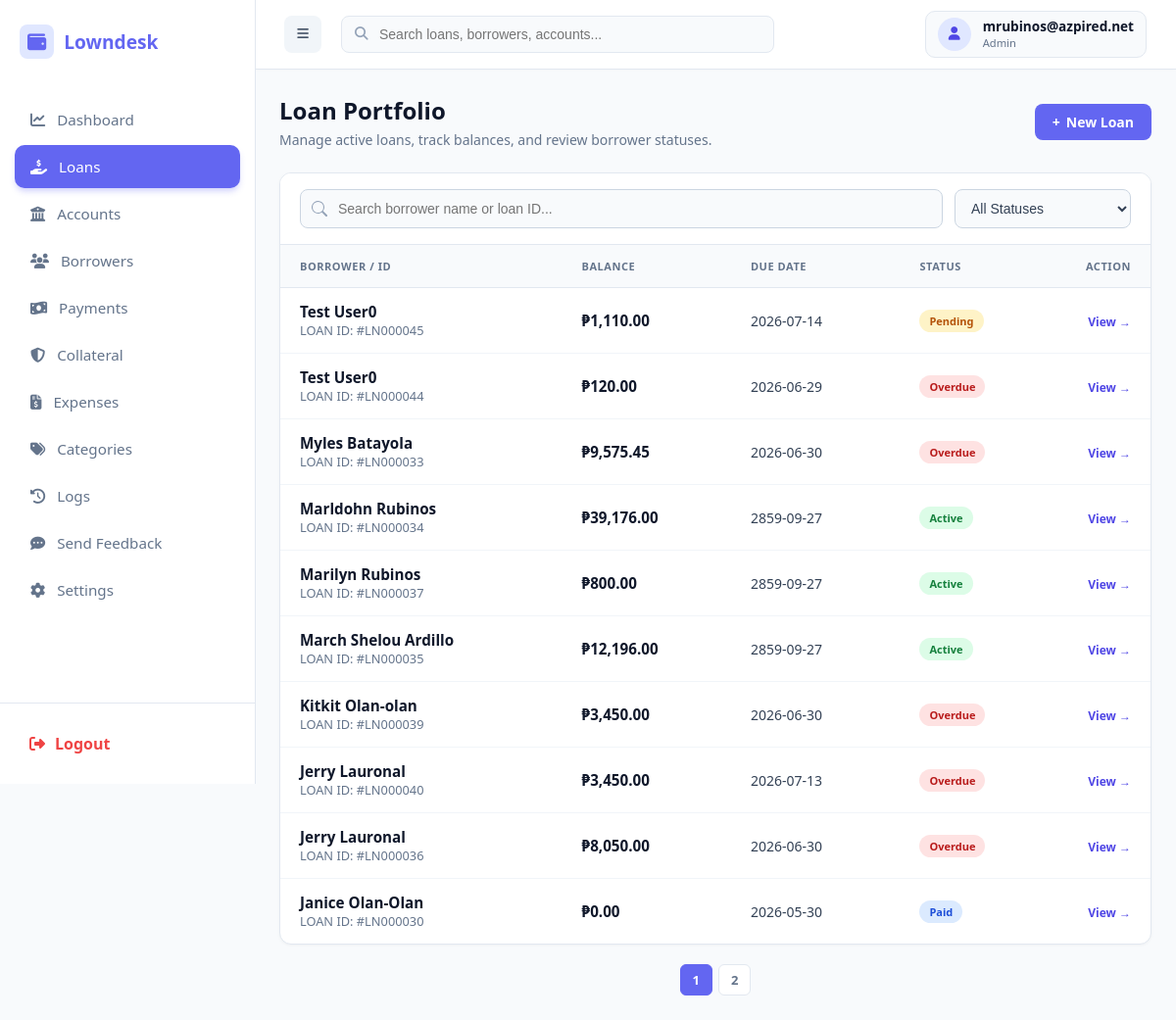
Page /public/index.php?url=loan/index (signed in) on the committed database.
### tables this page shows
CREATE TABLE `loans` (
  `id` int(11) NOT NULL,
  `company_id` int(11) NOT NULL,
  `account_id` int(11) DEFAULT NULL,
  `borrower_id` int(11) NOT NULL,
  `amount` decimal(12,2) NOT NULL,
  `interest_rate` decimal(5,2) NOT NULL,
  `total_payable` decimal(12,2) NOT NULL,
  `status` varchar(30) DEFAULT 'pending',
  `released_date` date DEFAULT NULL,
  `due_date` date NOT NULL,
  `created_at` timestamp NOT NULL DEFAULT current_timestamp(),
  `term_months` int(11) DEFAULT NULL,
  `notes` text DEFAULT NULL,
  `term_type` varchar(20) DEFAULT 'month',
  `fee` decimal(15,2) DEFAULT 0.00,
  `category_id` int(11) DEFAULT NULL,
  `loan_type` varchar(255) NOT NULL
);

CREATE TABLE `borrowers` (
  `id` int(11) NOT NULL,
  `company_id` int(11) NOT NULL,
  `first_name` varchar(100) NOT NULL,
  `middle_name` varchar(100) DEFAULT NULL,
  `last_name` varchar(100) NOT NULL,
  `gender` varchar(20) DEFAULT NULL,
  `birthdate` date DEFAULT NULL,
  `phone` varchar(30) NOT NULL,
  `email` varchar(100) DEFAULT NULL,
  `address` text NOT NULL,
  `valid_id` varchar(150) DEFAULT NULL,
  `status` tinyint(1) DEFAULT 1,
  `created_at` timestamp NOT NULL DEFAULT current_timestamp(),
  `occupation` text DEFAULT NULL
);

### app/controllers/LoanController.php (called while the page is built, shortened)
<?php
require_once __DIR__ . '/../models/Payment.php';
class LoanController {
public function index() {
    $loanModel = new Loan();
    $paymentModel = new Payment();
    $db = $loanModel->getDb();
    $company_id = $_SESSION['user']['company_id'];
    $status = $_GET['status'] ?? '';
    $page = isset($_GET['page']) ? (int)$_GET['page'] : 1;
    $limit = 10;
    $sql = "SELECT l.*, b.first_name, b.last_name
            FROM loans l
            JOIN borrowers b ON l.borrower_id = b.id
            WHERE l.company_id = ? ORDER BY l.created_at DESC";
    $params = [$company_id];
    $stmt = $db->prepare($sql);
    $stmt->execute($params);
    $allLoans = $stmt->fetchAll(PDO::FETCH_ASSOC);
    $filteredLoans = [];
    foreach ($allLoans as $loan) {
        $totalPaid = $paymentModel->getTotalPaidByLoanId($loan['id']);
        $loan['remaining_balance'] = (float)($loan['total_payable'] - $totalPaid);
        $loan['display_status'] = $this->calculateLoanStatus($loan);
        if (empty($status) || $loan['display_status'] === $status) {
            $filteredLoans[] = $loan;
        }
    }
    $sort = $_GET['sort'] ?? 'created_at';
$order = ($_GET['order'] ?? 'DESC');
usort($filteredLoans, function($a, $b) use ($sort, $order) {
    if ($sort === 'remaining_balance') {
        $cmp = $a['remaining_balance'] <=> $b['remaining_balance'];
    } elseif ($sort === 'due_date') {
        $cmp = strcmp($a['due_date'], $b['due_date']);
    } else {
        $cmp = strcmp($a['first_name'], $b['first_name']);
    }
    return ($order === 'DESC') ? -$cmp : $cmp;
});
    $totalLoans = count($filteredLoans);
    $totalPages = ceil($totalLoans / $limit);
    $offset = ($page - 1) * $limit;
$loans = array_slice($filteredLoans, $offset, $limit);
    require_once __DIR__ . '/../views/admin/loans/index.php';
}
private function calculateLoanStatus($loan) {
    if ($loan['status'] === 'Pending') return 'Pending';
    if ($loan['status'] === 'Approved') {
        if (isset($loan['remaining_balance']) && $loan['remaining_balance'] <= 0) {
            return 'Paid';
        }
        if (strtotime($loan['due_date']) < time()) {
            return 'Overdue';
        }
        return 'Active';
    }
    return 'Pending';
}
}

### public/index.php (called while the page is built, shortened)
<?php
require_once __DIR__ . "/../app/core/Database.php";
require_once __DIR__ . "/../app/core/Model.php";
$init = new App();

### app/core/Database.php (called while the page is built)
<?php
class Database {
    private static $host = "localhost";
    private static $port = "3306";
    private static $db   = "loan_saas_db";
    private static $user = "root";
    private static $pass = "";
    public static function getConnection() {
        try {
            $conn = new PDO(
                "mysql:host=" . self::$host . ";port=" . self::$port . ";dbname=" . self::$db,
                self::$user,
                self::$pass
            );
            $conn->setAttribute(PDO::ATTR_ERRMODE, PDO::ERRMODE_EXCEPTION);
            $conn->setAttribute(PDO::ATTR_DEFAULT_FETCH_MODE, PDO::FETCH_ASSOC);
            return $conn;
        } catch (Exception $e) {
            die("Database connection failed: " . $e->getMessage());
        }
    }
}

### app/core/Model.php (called while the page is built, shortened)
<?php
require_once __DIR__ . "/Database.php";
class Model {
    public function __construct() {
        $this->conn = Database::getConnection();
    }
}

### app/models/Payment.php (called while the page is built, shortened)
<?php
require_once __DIR__ . '/../core/Model.php';
class Payment extends Model {
    public function getTotalPaidByLoanId($loan_id) {
        $stmt = $this->conn->prepare("SELECT SUM(amount) as total FROM payments WHERE loan_id = ?");
        $stmt->execute([$loan_id]);
        $result = $stmt->fetch(PDO::FETCH_ASSOC);
        return $result['total'] ?? 0;
    }
}

### app/views/admin/loans/index.php (the view, shortened to what this page needs)
<?php require_once dirname(__DIR__, 2) . '/layouts/header.php'; ?>
<div class="loan-portfolio-container">
    <div class="page-header">
        <div>
            <h3 class="page-title">Loan Portfolio</h3>
            <p class="page-subtitle">Manage active loans, track balances, and review borrower statuses.</p>
        </div>
        <a href="/loansaas/public/index.php?url=loan/create" class="btn-primary-custom">
            <span>+</span> New Loan
        </a>
    </div>
    <div class="table-card">
        <form method="GET" action="/loansaas/public/index.php" class="card-filter-header">
            <div class="search-input-container">
                <input type="text" name="search" placeholder="Search borrower name or loan ID..." value="<?= htmlspecialchars($_GET['search'] ?? '') ?>">
            </div>
            <div class="status-select-container">
                <select name="status" onchange="this.form.submit()">
                    <option value="">All Statuses</option>
                </select>
            </div>
        </form>
        <div class="loan-row header">
            <?php
            $nextOrder = (($_GET['order'] ?? 'DESC') === 'DESC') ? 'ASC' : 'DESC';
            $qs = "&order=$nextOrder&status=" . urlencode($_GET['status'] ?? '');
            ?>
            <div><a href="?url=loan/index&sort=borrower_name<?= $qs ?>" class="sort-link">Borrower / ID</a></div>
            <div><a href="?url=loan/index&sort=remaining_balance<?= $qs ?>" class="sort-link">Balance</a></div>
            <div><a href="?url=loan/index&sort=due_date<?= $qs ?>" class="sort-link">Due Date</a></div>
            <div>Status</div>
            <div style="text-align:right;">Action</div>
        </div>
        <?php if (empty($loans)): ?>
            <div style="padding:40px; text-align:center; color:#94a3b8; font-size:0.9rem;">No loans found matching your criteria.</div>
        <?php else:
            $statusClasses = [
                'Active'   => 'badge-active',
                'Overdue'  => 'badge-overdue',
                'Pending'  => 'badge-pending',
                'Paid'     => 'badge-paid',
                'Rejected' => 'badge-rejected'
            ];
            foreach ($loans as $loan):
                $badgeClass = $statusClasses[$loan['display_status']] ?? 'badge-rejected';
                $dueDate = (!empty($loan['due_date']) && $loan['due_date'] !== '0000-00-00' && strtotime($loan['due_date']) > 0)
                    ? htmlspecialchars($loan['due_date'])
                    : '—';
        ?>
            <div class="loan-row">
                <div style="display: flex; flex-direction: column;">
                    <span style="font-weight: 700; color: #0f172a; font-size: 0.95rem;"><?= htmlspecialchars($loan['first_name'] . ' ' . $loan['last_name']) ?></span>
                    <span style="font-size: 0.8rem; color: #64748b;">LOAN ID: #LN<?= str_pad($loan['id'], 6, '0', STR_PAD_LEFT) ?></span>
                </div>
                <div style="font-weight: 700; color: #0f172a; font-size: 0.95rem;">₱<?= number_format($loan['remaining_balance'], 2) ?></div>
                <div style="color: #334155; font-size: 0.875rem;"><?= $dueDate ?></div>
                <div>
                    <span class="badge-status <?= $badgeClass ?>"><?= htmlspecialchars($loan['display_status']) ?></span>
                </div>
                <div style="text-align:right;">
                    <a href="/loansaas/public/index.php?url=loan/details&id=<?= $loan['id'] ?>" class="btn-view">View →</a>
                </div>
            </div>
        <?php endforeach; endif; ?>
    </div>
    <?php if (isset($totalPages) && $totalPages > 1): ?>
        <div class="pagination">
            <?php
            $search = urlencode($_GET['search'] ?? '');
            $status = urlencode($_GET['status'] ?? '');
            $sort = $_GET['sort'] ?? 'id';
            $order = $_GET['order'] ?? 'DESC';
            $currentPage = (int)($_GET['page'] ?? 1);
            for ($i = 1; $i <= $totalPages; $i++):
                $isActive = ($currentPage === $i);
            ?>
                <a href="?url=loan/index&page=<?= $i ?>&sort=<?= $sort ?>&order=<?= $order ?>&search=<?= $search ?>&status=<?= $status ?>"
                   class="page-link <?= $isActive ? 'active' : 'inactive' ?>">
                    <?= $i ?>
                </a>
            <?php endfor; ?>
        </div>
    <?php endif; ?>
</div>
<?php require_once dirname(__DIR__, 2) . '/layouts/footer.php'; ?>

### app/views/layouts/header.php (style rules this page uses)
:root { --sidebar-bg: #ffffff; --primary-color: #6366f1; --hover-bg: #f5f3ff; --text-main: #1e293b; --text-muted: #64748b; --border-color: #e2e8f0; }
body { margin: 0; font-family: 'Segoe UI', sans-serif; background: #f8fafc; display: flex; }

### app/views/admin/loans/index.php (style rules this page uses)
.loan-portfolio-container { width: 100%; box-sizing: border-box; }
.page-header { display: flex !important; justify-content: space-between !important; align-items: center !important; margin-bottom: 24px !important; }
.page-title { font-size: 1.5rem; font-weight: 700; color: #0f172a; margin: 0; }
.page-subtitle { color: #64748b; font-size: 0.875rem; margin: 4px 0 0 0; }
.btn-primary-custom { background-color: #6366f1 !important; color: #ffffff !important; font-weight: 600 !important; padding: 9px 18px !important; border-radius: 8px !important; text-decoration: none !important; font-size: 0.875rem !important; display: inline-flex !important; align-items: center !important; gap: 6px !important; transition: background-color 0.15s ease !important; border: none !important; white-space: nowrap !important; }
.table-card { background: #ffffff !important; border-radius: 12px !important; border: 1px solid #e2e8f0 !important; box-shadow: 0 1px 3px rgba(0, 0, 0, 0.04) !important; overflow: hidden !important; }
.card-filter-header { padding: 16px 20px !important; border-bottom: 1px solid #e2e8f0 !important; background: #ffffff !important; display: flex !important; flex-direction: row !important; align-items: center !important; gap: 12px !important; }
.search-input-container { position: relative !important; flex: 1 1 auto !important; min-width: 0 !important; }
.search-input-container input { width: 100% !important; height: 40px !important; padding: 8px 12px 8px 38px !important; border: 1px solid #cbd5e1 !important; border-radius: 8px !important; font-size: 0.875rem !important; background-color: #f8fafc !important; box-sizing: border-box !important; outline: none !important; transition: all 0.15s ease-in-out; }
.status-select-container { flex: 0 0 180px !important; }
.status-select-container select { width: 100% !important; height: 40px !important; padding: 8px 12px !important; border: 1px solid #cbd5e1 !important; border-radius: 8px !important; font-size: 0.875rem !important; color: #334155 !important; background-color: #f8fafc !important; cursor: pointer !important; box-sizing: border-box !important; outline: none !important; transition: all 0.15s ease-in-out; }
.loan-row { display: grid !important; grid-template-columns: 2fr 1.2fr 1.2fr 1fr 0.5fr !important; padding: 14px 20px !important; border-bottom: 1px solid #f1f5f9 !important; align-items: center !important; }
.loan-row:last-child { border-bottom: none !important; }
.loan-row.header { background: #f8fafc !important; font-weight: 700 !important; color: #64748b !important; font-size: 11px !important; text-transform: uppercase !important; letter-spacing: 0.05em !important; border-bottom: 1px solid #e2e8f0 !important; }
.badge-status { padding: 4px 10px !important; border-radius: 20px !important; font-size: 11px !important; font-weight: 600 !important; display: inline-block !important; }
.badge-active { background: #dcfce7 !important; color: #15803d !important; }
.badge-overdue { background: #fee2e2 !important; color: #b91c1c !important; }
.badge-pending { background: #fef3c7 !important; color: #b45309 !important; }
.badge-paid { background: #dbeafe !important; color: #1d4ed8 !important; }
.btn-view { color: #4f46e5 !important; font-weight: 600 !important; text-decoration: none !important; font-size: 12px !important; }
.sort-link { text-decoration: none !important; color: inherit !important; }
.pagination { margin-top: 20px !important; display: flex !important; justify-content: center !important; gap: 6px !important; }
.page-link { padding: 6px 12px !important; border-radius: 6px !important; text-decoration: none !important; font-size: 13px !important; font-weight: 600 !important; border: 1px solid #e2e8f0 !important; }
.page-link.active { background: #6366f1 !important; color: #fff !important; border-color: #6366f1 !important; }
.page-link.inactive { background: #fff !important; color: #64748b !important; }

### rows in the picture
loans: borrower.last_name "Test User0", id "000045", total_payable "1,110.00", due_date "2026-07-14", status "Pending"
loans: borrower.last_name "Test User0", id "000044", total_payable "120.00", due_date "2026-06-29", display_status "Overdue"
loans: borrower.last_name "Myles Batayola", id "000033", total_payable "9,575.45", due_date "2026-06-30", display_status "Overdue"
loans: borrower.last_name "Marldohn Rubinos", id "000034", total_payable "39,176.00", due_date "2859-09-27", display_status "Active"
loans: borrower.last_name "Marilyn Rubinos", id "000037", total_payable "800.00", due_date "2859-09-27", display_status "Active"
loans: borrower.last_name "March Shelou Ardillo", id "000035", total_payable "12,196.00", due_date "2859-09-27", display_status "Active"
loans: borrower.last_name "Kitkit Olan-olan", id "000039", total_payable "3,450.00", due_date "2026-06-30", display_status "Overdue"
loans: borrower.last_name "Jerry Lauronal", id "000040", total_payable "3,450.00", due_date "2026-07-13", display_status "Overdue"
loans: borrower.last_name "Jerry Lauronal", id "000036", total_payable "8,050.00", due_date "2026-06-30", display_status "Overdue"
loans: borrower.last_name "Janice Olan-Olan", id "000030", remaining_balance "0.00", due_date "2026-05-30", display_status "Paid"

### other values in the picture
$item['label'] "Dashboard"
$item['label'] "Loans"
$item['label'] "Accounts"
$item['label'] "Borrowers"
$item['label'] "Payments"
$item['label'] "Collateral"
$item['label'] "Expenses"
$item['label'] "Categories"
$item['label'] "Logs"
$item['label'] "Send Feedback"
$item['label'] "Settings"
$_SESSION['user']['username'] "mrubinos@azpired.net"
$userRole ?: 'Active User' "Admin"
